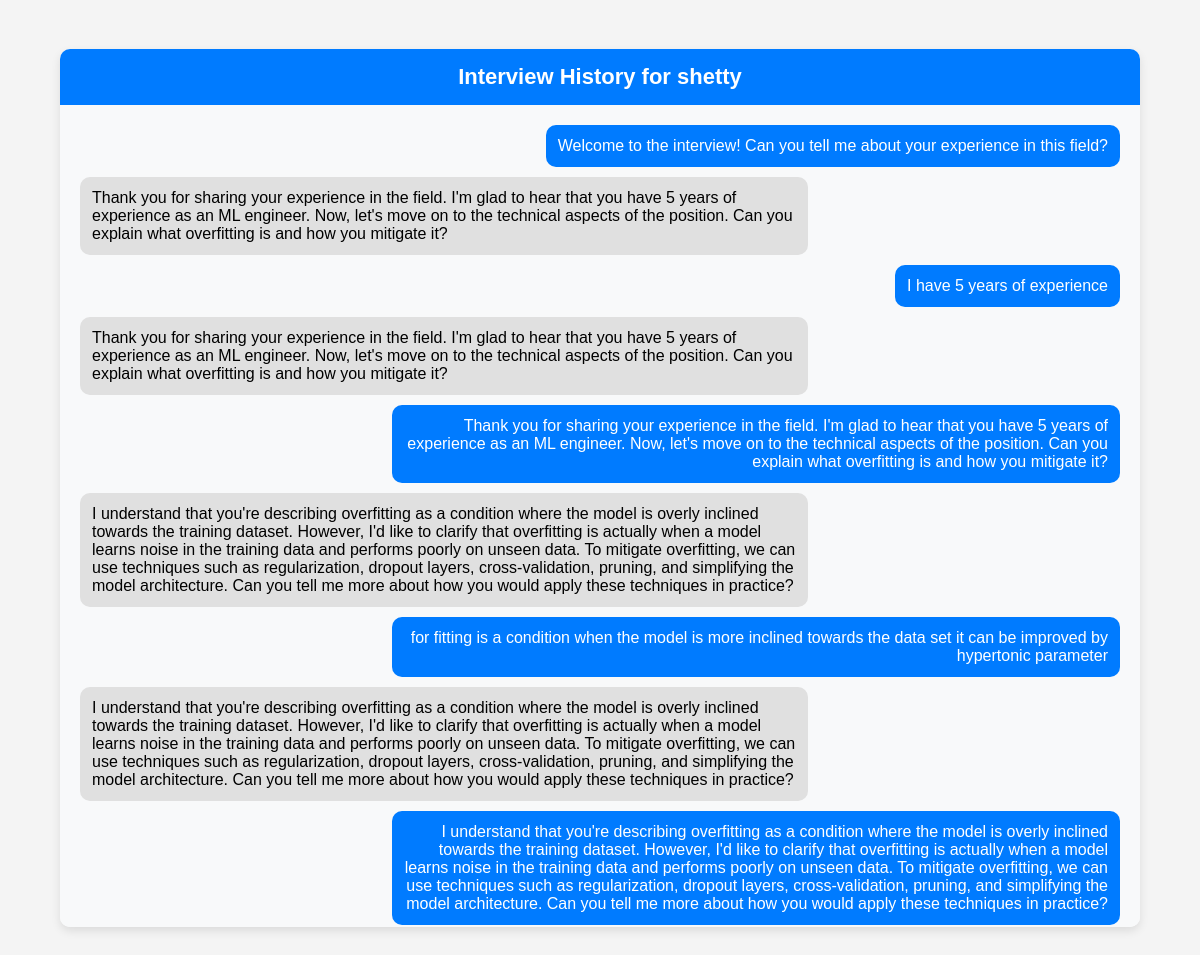
Page /org/chat-history/3/ on the committed database.
### organization/models.py (models this page shows, shortened)
class Application(models.Model):
    user = models.ForeignKey(User, on_delete=models.CASCADE)
    interview = models.ForeignKey(Custominterviews, on_delete=models.CASCADE)
    approved = models.BooleanField(default=False)
    resume = models.FileField(upload_to='./resume',blank=True,null=True)
    attempted = models.BooleanField(default=False)
    isCheated = models.BooleanField(default=False)
    extratedResume = models.TextField(blank=True,null=True)
    virtualResume = models.TextField(blank=True,null=True)
    standardized_resume = models.FileField(upload_to='std_resumes/',blank=True,null=True)
    score = models.IntegerField(default=0)

class Customquestions(models.Model):
    convo = models.ForeignKey(Customconversation, on_delete=models.CASCADE, db_index=True, default=1)
    user = models.CharField(max_length=100, default="user")
    question = models.TextField(default="Default question text")
    created_at = models.DateTimeField(auto_now_add=True)

### organization/views.py (the view)
# urls.py: path('chat-history/<int:application_id>/', views.chat_history_view, name='chat_history'),
def chat_history_view(request, application_id):
    application = get_object_or_404(Application, id=application_id)
    conversations = Customconversation.objects.filter(Application=application).order_by('time')
    chat_history = []
    for conversation in conversations:
        questions = Customquestions.objects.filter(convo=conversation).order_by('created_at')
        for question in questions:
            chat_html = f'<div class="message user">{question.question}</div>'
            chat_history.append(chat_html)
            ai_response = Customquestions.objects.filter(
                convo=conversation,
                created_at__gt=question.created_at,
                user="ai"
            ).first()
            if ai_response:
                chat_html = f'<div class="message ai">{ai_response.question}</div>'
                chat_history.append(chat_html)
    chat_html_string = ''.join(chat_history)
    context = {
        'chat_history': chat_html_string,
        'application': application
    }
    return render(request, 'organization/chathistory.html', context)

### organization/templates/organization/chathistory.html (shortened to what this page needs)
<!DOCTYPE html>
<html lang="en">
<head>
</head>
<body>
    <div class="chat-container">
        <h2>Interview History for {{ application.user.username }}</h2>
        <div id="chat-box">
            {% if chat_history %}
                {{ chat_history|safe }}
            {% else %}
                <p style="text-align:center; color:gray;">No previous interview found.</p>
            {% endif %}
        </div>
    </div>
</body>
</html>

### organization/templates/organization/chathistory.html (style rules this page uses)
* { margin: 0; padding: 0; box-sizing: border-box; }
body { font-family: Arial, sans-serif; background-color: #f4f4f4; display: flex; flex-direction: column; justify-content: center; align-items: center; height: 100vh; }
.chat-container { width: 90%; max-width: 1200px; height: 90vh; background: white; display: flex; flex-direction: column; border-radius: 10px; box-shadow: 0px 4px 10px rgba(0, 0, 0, 0.1); overflow: hidden; }
h2 { background-color: #007bff; color: white; text-align: center; padding: 15px; font-size: 22px; margin-bottom: 0; }
#chat-box { flex: 1; overflow-y: auto; padding: 20px; display: flex; flex-direction: column; gap: 10px; background: #f8f9fa; }
.message { max-width: 70%; padding: 12px; border-radius: 10px; font-size: 16px; word-wrap: break-word; }
.user { background-color: #007bff; color: white; align-self: flex-end; text-align: right; }
.ai { background-color: #e0e0e0; color: black; align-self: flex-start; }

### rows in the picture
Application: user.username "shetty"
Customquestions: question "Welcome to the interview! Can you tell me about your experience in this field? Thank you for sharing your experience in the field. I'm glad to hear that you have 5 years of experience as an ML engineer. Now, let's move on to the technical aspects of the position. Can you explain what overfitting is and how you mitigate it? I have 5 years of experience Thank you for sharing your experience in the field. I'm glad to hear that you have 5 years of experience as an ML engineer. Now, let's move on to the technical aspects of the position. Can you explain what overfitting is and how you mitigate it? Thank you for sharing your experience in the field. I'm glad to hear that you have 5 years of…"
